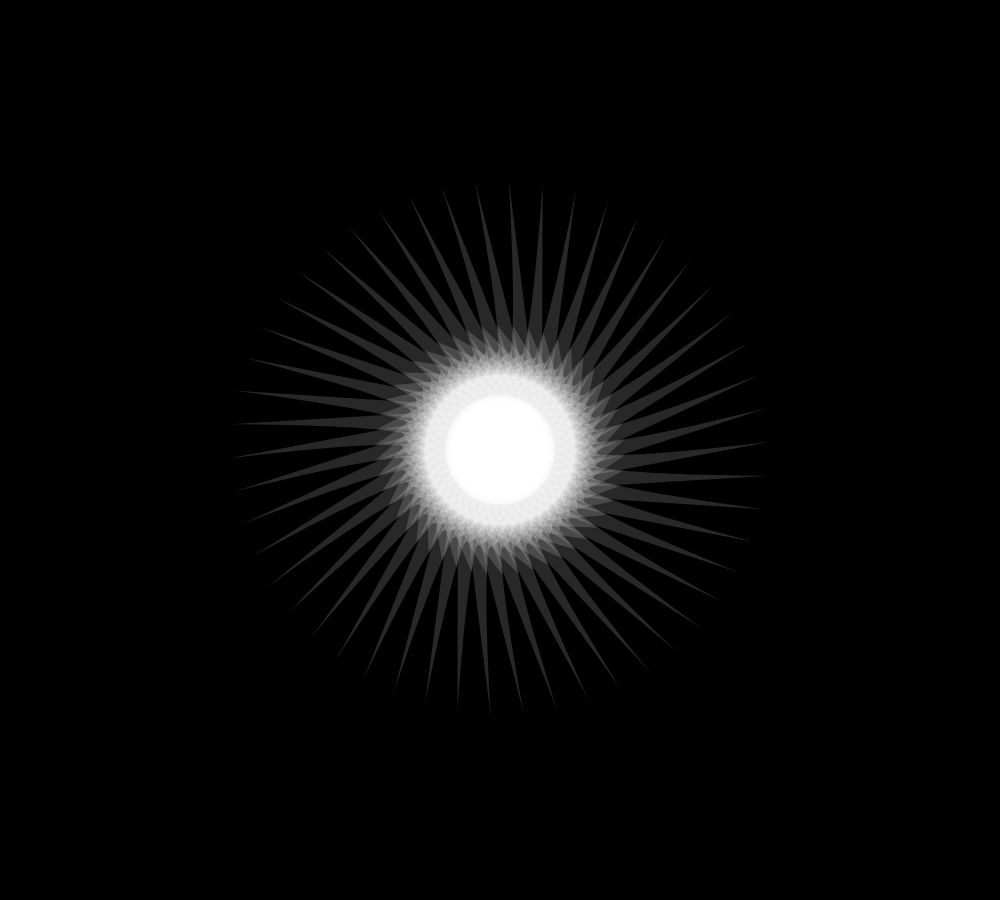
Frame 1 (no input)
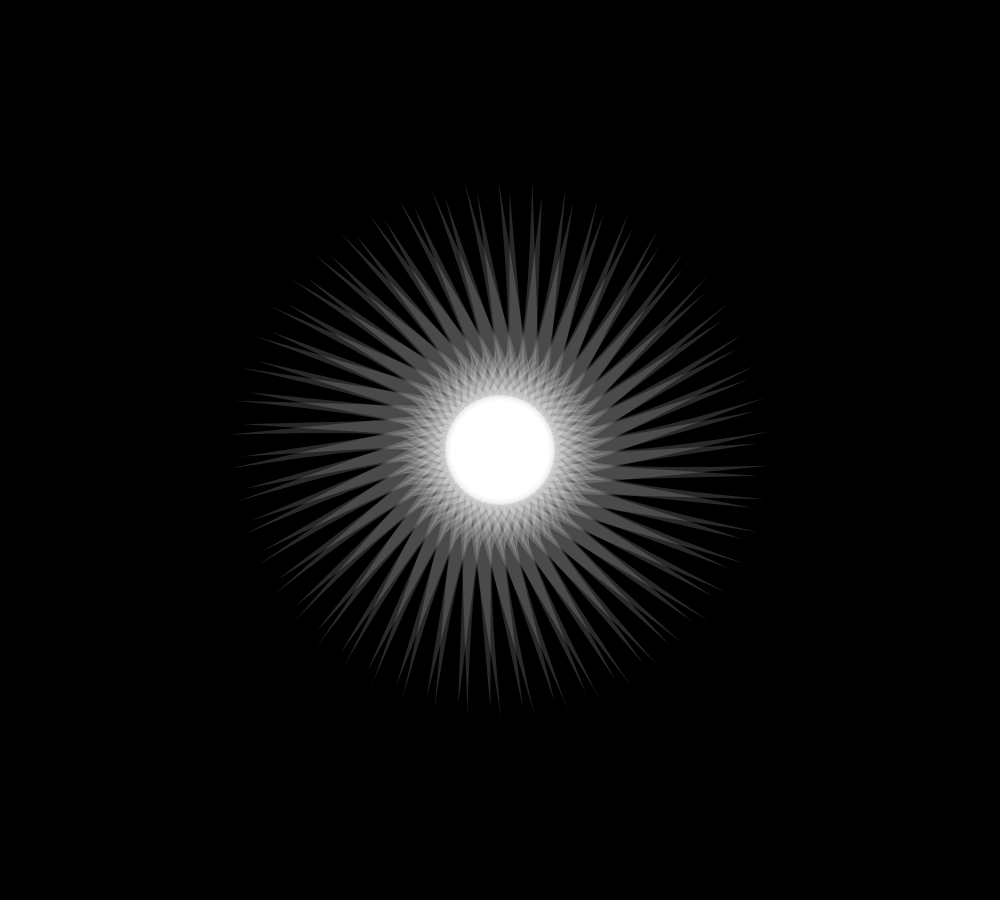
Frame 60 (no input)
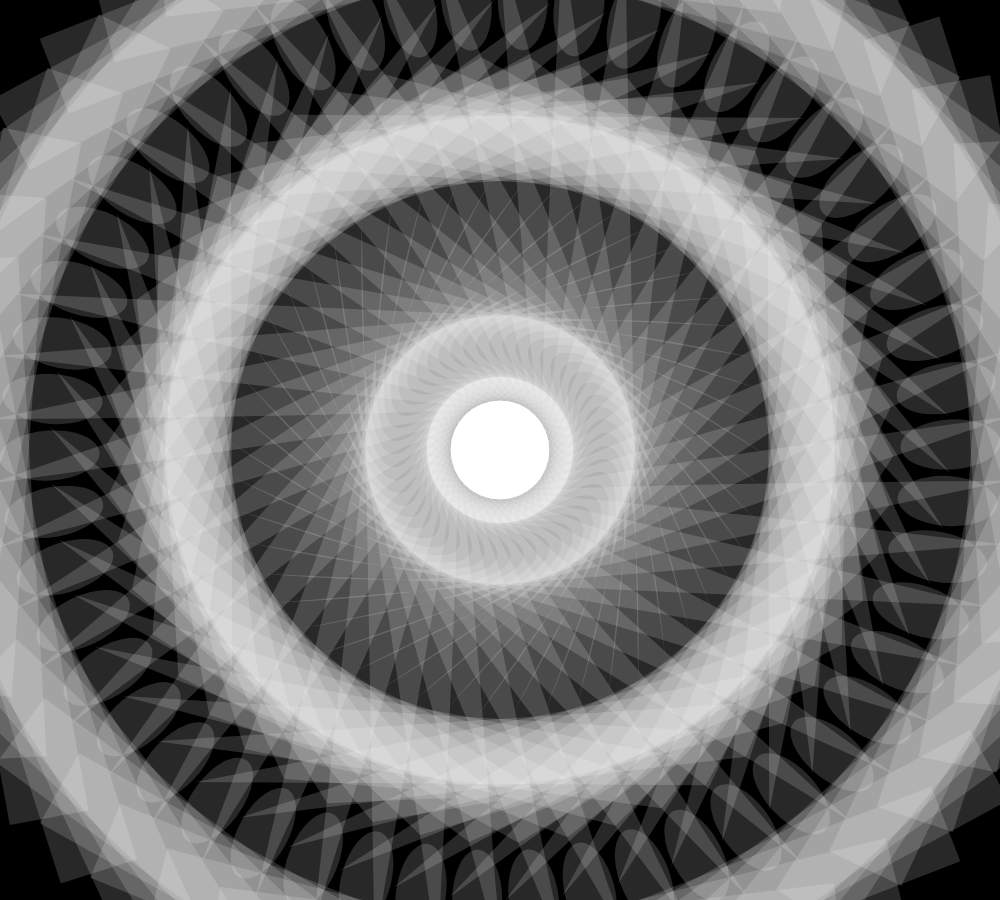
Frame 120 (the mouse pressed at the canvas centre since frame 60)

The p5.js sketch that drew these frames (run headless with seeded random() and noise() and a simulated clock; from frame 60 on, the mouse is pressed at the canvas centre):

// p5.js sketch
// ── sketch.js
var n;

function setup() {
  createCanvas(1000, 900);
  
  n = 50;
}

function draw() {
  background(0);

  translate(width/2, height/2);
  
  ellipse(0, 0, 100, 100);
  
  // make n evenly-spaced circles orbiting around the center point
  
  for (var i=0; i<n; i++) {
    var angle = map(i, 0, n, 0, TWO_PI);

    push();
    rotate(angle + 0.01*frameCount);
    collectionOfShapes();
    pop();
  }
  
}

// this is pretty much random
function collectionOfShapes() {
  fill(255, 40);
  noStroke(255);
  ellipse(mouseY, 20, 100, 50);
  rect(20+mouseY, 220-mouseX, 80, mouseX);
  triangle(-100+mouseY, -5, -20, mouseY, 400*sin(0.01*frameCount), 125);
  bezier(100, mouseX, -200, -100-mouseX, 50, mouseY, -225, -150);
}
